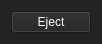
<?xml version="1.0" encoding="UTF-8"?>
<ui version="4.0">
 <class>MainWindow</class>
 <widget class="QMainWindow" name="MainWindow">
  <property name="geometry">
   <rect>
    <x>0</x>
    <y>0</y>
    <width>98</width>
    <height>40</height>
   </rect>
  </property>
  <property name="windowTitle">
   <string>MainWindow</string>
  </property>
  <property name="styleSheet">
   <string notr="true">QMainWindow#MainWindow{background-color: #232323;}</string>
  </property>
  <widget class="QWidget" name="centralWidget">
   <property name="styleSheet">
    <string notr="true">QMainWindow#MainWindow{background-color: #232323;}</string>
   </property>
   <layout class="QGridLayout" name="gridLayout">
    <item row="0" column="0">
     <widget class="QPushButton" name="eject">
      <property name="styleSheet">
       <string notr="true">QPushButton#eject{background-color: #232323; color:white;}</string>
      </property>
      <property name="text">
       <string>Eject</string>
      </property>
     </widget>
    </item>
   </layout>
  </widget>
 </widget>
 <layoutdefault spacing="6" margin="11"/>
 <resources/>
 <connections/>
</ui>
